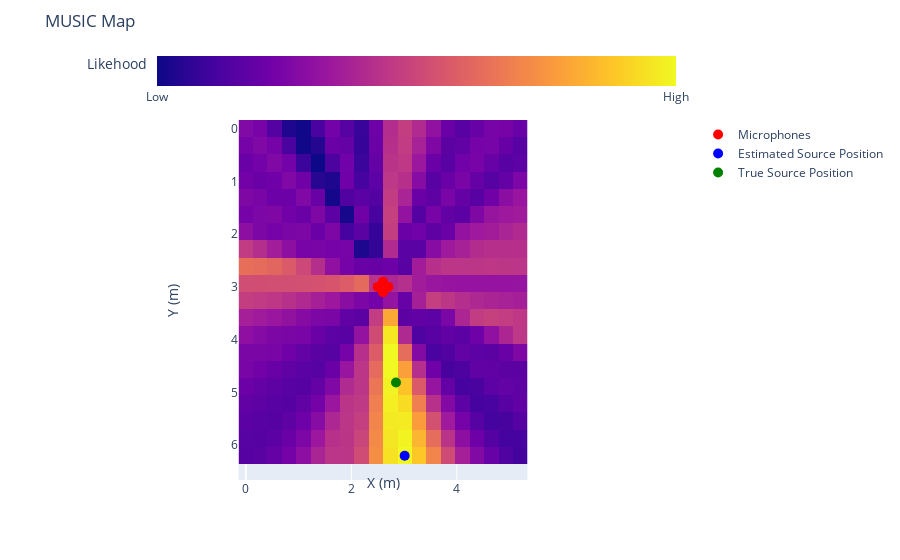

Notebook code cell kept with this figure:
### Code cell
def MUSIC(signals, mic_positions, grid, fs):
    dists_from_mics = np.linalg.norm(grid[:, None] - mic_positions, axis=2)
    tau = dists_from_mics / 343.0

    nfft = 512
    hoplength = 256
    stft_signals = librosa.stft(signals, n_fft=nfft, hop_length=hoplength)


    stft_sig = stft_signals
    H = stft_sig.transpose(1,0,2)  @ stft_sig.transpose(1,2,0).conj() / stft_sig.shape[2]
    val,vec = np.linalg.eigh(H)
    noise_space = vec[:,:,1:]
    omega_f =  fs * np.arange(nfft // 2 + 1) / nfft
    steering_vec = np.exp(-1j * 2 * np.pi * omega_f * tau[:, :, None])
    Pmu = []
    for f in range(nfft // 2 + 1):
        Pmu_f = (np.abs(steering_vec[:,:,f].conj() @ noise_space[f])**2).sum(-1)
        Pmu.append(Pmu_f)
    Pmu = np.array(Pmu)
    spec = Pmu.mean(0)
    return spec

spec = MUSIC(main_speaker_room_noisy_white, mic_pos, grid, sr)

spec = spec / spec.max()

music_map = spec.reshape(20, 20)

best_pos = spec.argmax()

print(f"Estimated Source Position: {grid[best_pos]}")
print(f"True Source Position: {speaker_pos}")

plot_map(music_map.T, grid, mic_pos, room_dim, best_pos, speaker_pos, title='MUSIC Map')

### Figure 1 — Plotly figure (JSON) as saved in the notebook; plotly's stock layout.template omitted (floating-point values rounded to 4 significant figures; data arrays with more than 128 entries replaced by an {"elided": "..."} marker saying what was removed)
{"data": [{"coloraxis": "coloraxis", "hovertemplate": "x: %{x}<br>y: %{y}<br>color: %{z}<extra></extra>", "name": "0", "type": "heatmap", "x": [0, 0.2737, 0.5474, 0.8211, 1.095, 1.368, 1.642, 1.916, 2.189, 2.463, 2.737, 3.011, 3.284, 3.558, 3.832, 4.105, 4.379, 4.653, 4.926, 5.2], "xaxis": "x", "y": [0, 0.3263, 0.6526, 0.9789, 1.305, 1.632, 1.958, 2.284, 2.611, 2.937, 3.263, 3.589, 3.916, 4.242, 4.568, 4.895, 5.221, 5.547, 5.874, 6.2], "yaxis": "y", "z": {"elided": "20x20 float values"}}, {"marker": {"color": "red", "size": 10}, "mode": "markers", "name": "Microphones", "type": "scatter", "x": [2.5, 2.7, 2.6, 2.6], "y": [3, 3, 2.9, 3.1]}, {"marker": {"color": "blue", "size": 10}, "mode": "markers", "name": "Estimated Source Position", "type": "scatter", "x": [3.011], "y": [6.2]}, {"marker": {"color": "green", "size": 10}, "mode": "markers", "name": "True Source Position", "type": "scatter", "x": [2.847], "y": [4.813]}], "layout": {"coloraxis": {"colorbar": {"orientation": "h", "ticktext": ["Low", "High"], "tickvals": [0.8032, 1], "title": {"text": "Likehood"}}, "colorscale": [[0, "#0d0887"], [0.1111, "#46039f"], [0.2222, "#7201a8"], [0.3333, "#9c179e"], [0.4444, "#bd3786"], [0.5556, "#d8576b"], [0.6667, "#ed7953"], [0.7778, "#fb9f3a"], [0.8889, "#fdca26"], [1, "#f0f921"]]}, "margin": {"t": 60}, "title": {"text": "MUSIC Map"}, "xaxis": {"anchor": "y", "constrain": "domain", "domain": [0, 1], "scaleanchor": "y", "title": {"text": "X (m)"}}, "yaxis": {"anchor": "x", "autorange": "reversed", "constrain": "domain", "domain": [0, 1], "title": {"text": "Y (m)"}}}}
